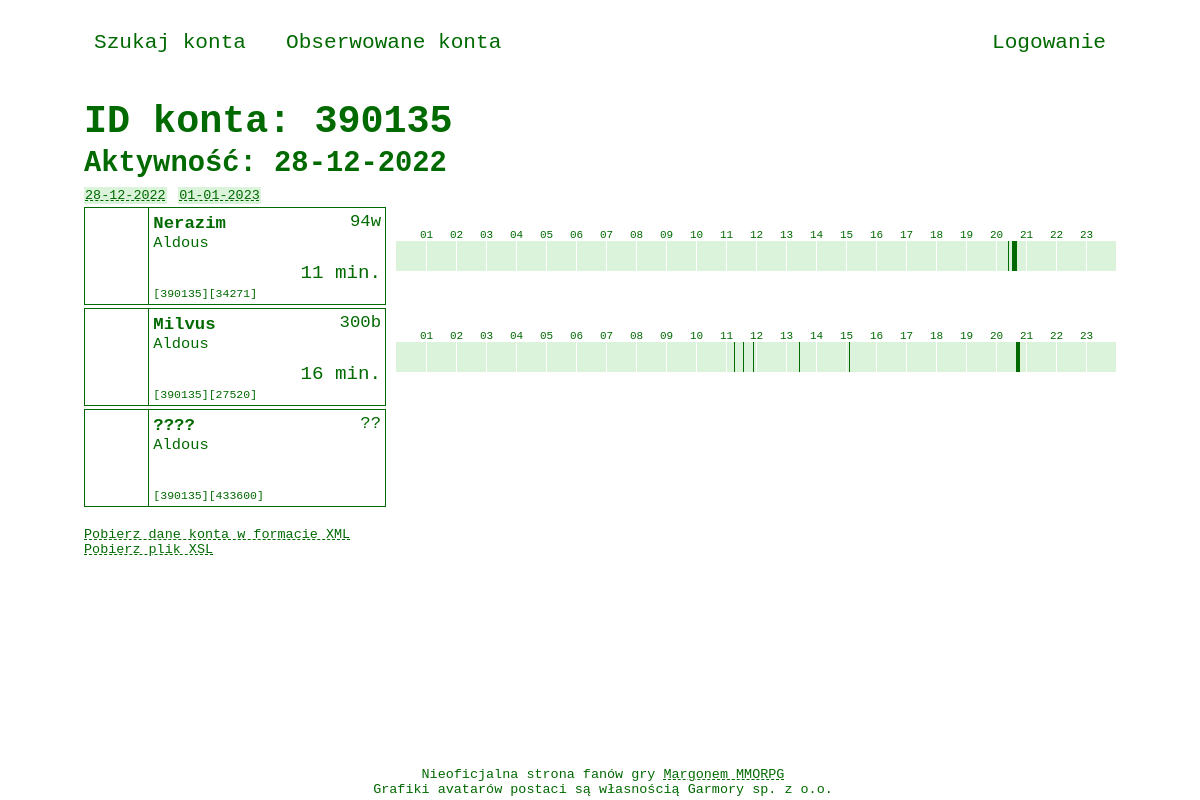
The app's page /stats/390135/2022-12-28, older data.
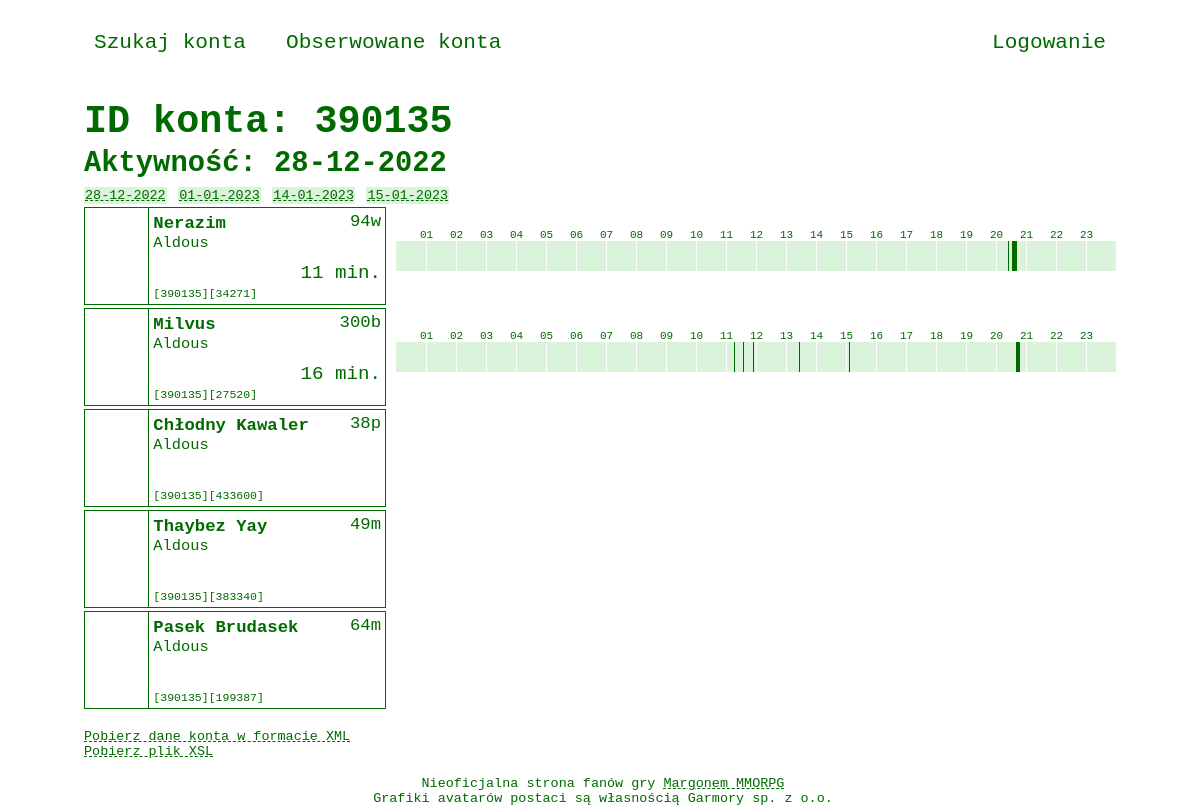
The same page, newer data.
### stats/models.py (models this page shows, shortened)
class Account(models.Model):
    aid = models.IntegerField(primary_key=True)

class Character(models.Model):
    class Profession(models.TextChoices):
        WARRIOR = 'w'
        MAGE = 'm'
        HUNTER = 'h'
        TRACKER = 't'
        PALADIN = 'p'
        BLADE_DANCER = 'b'
    account = models.ForeignKey(Account, on_delete=models.CASCADE)
    cid = models.IntegerField()
    world = models.CharField(max_length=10)
    nick = models.CharField(max_length=40, blank=True)
    lvl = models.SmallIntegerField(blank=True, null=True)
    prof = models.CharField(max_length=1, choices=Profession.choices, default=Profession.WARRIOR)
    avatar_url = models.CharField(max_length=200, blank=True)
    @property
    def nick_or_null(self) -> str:
        return "????" if len(self.nick) == 0 else self.nick
    @property
    def lvl_prof_or_null(self) -> str:
        return "??" if self.lvl is None else f"{self.lvl}{self.prof}"

class Activity(models.Model):
    character = models.ForeignKey(Character, on_delete=models.CASCADE)
    date = models.DateField(auto_now_add=True)
    activity = models.BinaryField(max_length=180, default=activity_default)  # 60 * 24 / 8
    @property
    def total_minutes(self) -> int:
        return self.__bits_unpacked.sum()
    @property
    def activity_time(self) -> str:
        total_minutes = self.total_minutes
        hours = int(total_minutes // 60)
        minutes = int(total_minutes % 60)
        str_ = f"{minutes} min."
        if hours > 0:
            str_ = f"{hours} godz. " + str_
        return str_
    @property
    def activity_plot(self):
        plot_width = 720
        bits = self.__bits_unpacked
        start_end_list = self.__get_start_end_list(bits)
        div_list = []
        for i in range(60, 1440, 60):
            left = round(i * plot_width / 1440, 4) + 10
            div_line = f"""<div class="activity-plot-hour-line" style="left: {left}px;"></div>"""
            div_list.append(div_line)
            hour = f"{i // 60:02d}"
            div_hour = f"""<div class="activity-plot-hour" style="left: {left - 6}px;">{hour}</div>"""
            div_list.append(div_hour)
        for (start, end) in start_end_list:
            left = round(start * plot_width / 1440, 4) + 10
            width = round((end - start) * plot_width / 1440, 4)
            div = f"""<div class="activity-plot-line" style="left: {left}px; width: {width}px;"></div>"""
            div_list.append(div)
        return "\n".join(div_list)
    @property
    def __bits_unpacked(self) -> np.ndarray:
        return np.unpackbits(np.asarray(bytearray(self.activity)))
    @staticmethod
    def __get_start_end_list(bits: np.ndarray) -> List[Tuple[int, int]]:
        start_end_list = []
        start = None
        for i in range(0, len(bits)):
            if bits[i] == 1 and start is None:
                start = i
            if bits[i] == 0 and start is not None:
                start_end_list.append((start, i))
                start = None
        if start is not None:
            start_end_list.append((start, len(bits)))
        return start_end_list

### stats/views.py (the view, shortened to what this page needs)
# urls.py: path('<int:aid>/<date:activity_date>', views.DetailView.as_view(), name='detail'),
class DetailView(View):
    http_method_names = ['get']
    def get(self, request, aid: int, activity_date: date):
        try:
            account = Account.objects.get(pk=aid)
        except Account.DoesNotExist:
            request.session['account_not_exists'] = {'aid': aid, 'activity_date': activity_date.strftime("%Y-%m-%d")}
            return redirect('stats:index')
        unauthenticated_follow_attempt = self.handle_follow(request, account)
        real_activity_date, character_activity_list = self.get_activity(request, account, activity_date)
        all_activity_dates = self.get_all_activity_dates(account)
        context = {
            'account': account,
            'unauthenticated_follow_attempt': unauthenticated_follow_attempt,
            'character_activity_list': character_activity_list,
            'activity_date': activity_date,
            'real_activity_date': real_activity_date,
            'all_activity_dates': all_activity_dates
        }
        return render(request, 'stats/detail.html', context)
    @staticmethod
    def handle_follow(request, account: Account):
        unauthenticated_follow_attempt = False
        if request.session.get('follow', False):
            request.session.pop('follow', None)
            if request.user.is_authenticated:
                Following.objects.get_or_create(user=request.user, account=account)
            else:
                unauthenticated_follow_attempt = True
        return unauthenticated_follow_attempt
    @classmethod
    def get_activity(cls, request, account: Account, activity_date: date):
        characters = Character.objects.filter(account=account)
        activity_query_set, real_activity_date = cls.get_activity_query_set(request, account, activity_date)
        character_activity_list = cls.get_character_activity_list(characters, activity_query_set)
        return real_activity_date, character_activity_list
    @staticmethod
    def get_activity_query_set(request, account: Account, activity_date: date):
        activity_query_set = Activity.objects.filter(character__account=account, date=activity_date)
        real_activity_date = activity_date
        return activity_query_set, real_activity_date
    @staticmethod
    def get_character_activity_list(characters: QuerySet[Character], activity_query_set: QuerySet[Activity]):
        character_activity_list = []
        for character in characters:
            try:
                activity = activity_query_set.get(character=character)
            except Activity.DoesNotExist:
                activity = None
            character_activity_list.append((character, activity))
        return character_activity_list
    @staticmethod
    def get_all_activity_dates(account: Account):
        return (
            Activity.objects.filter(character__account=account)
            .values_list('date', flat=True)
            .distinct()
            .order_by('date')
        )

### stats/converters.py (called while the page is built)
    def to_python(self, value) -> date:
        return datetime.strptime(value, self.format).date()

    def to_url(self, value) -> str:
        return value.strftime(self.format)

### stats/templates/stats/detail.html (shortened to what this page needs)
{% extends "stats/base.html" %}
{% block content %}
    {% load static %}
    <link rel="stylesheet" href="{% static 'stats/css/detail.css' %}">
    <h1>ID konta: {{ account.aid }}</h1>
    <h2>Aktywność: {{ real_activity_date|date:"d-m-Y" }}</h2>
    <div id="all-activity-dates">
        {% for aad in all_activity_dates %}
            <a href="{% url 'stats:detail' account.aid aad %}">{{ aad|date:"d-m-Y" }}</a>
        {% endfor %}
    </div>
    {% include "stats/char_box_and_plot.html" with character_activity_list=character_activity_list only %}
    <div id="export">
        <a href="{% url 'stats:export' account.aid %}" download>Pobierz dane konta w formacie XML</a>
        <br>
        <a href="{% static 'stats/xml/meno-stats.xsl' %}" download>Pobierz plik XSL</a>
    </div>
{% endblock %}

### stats/templates/stats/base.html (shortened to what this page needs)
<!DOCTYPE html>
<html lang="pl">
<head>
    {% load static %}
    <link rel="stylesheet" href="{% static 'stats/css/base.css' %}">
</head>
<body>
<nav>
    <a id="account-search-navbar" href="{% url 'stats:index' %}">Szukaj konta</a>
    <a id="following-navbar" href="{% url 'stats:following' %}">Obserwowane konta</a>
    {% if user.is_authenticated %}
        <a id="logout-navbar" href="{% url 'stats:logout' %}">Wyloguj: {{ user.username }}</a>
    {% else %}
        <a id="login-navbar" href="{% url 'stats:login' %}">Logowanie</a>
    {% endif %}
</nav>
{% block content %}Pusto :({% endblock %}
<footer>
    Nieoficjalna strona fanów gry <a target="_blank" href="https://www.margonem.pl/">Margonem MMORPG</a><br>
    Grafiki avatarów postaci są własnością Garmory sp. z o.o.
</footer>
</body>
</html>

### stats/templates/stats/char_box_and_plot.html (shortened to what this page needs)
{% load static %}
<link rel="stylesheet" href="{% static 'stats/css/char_box_and_plot.css' %}">
{% for character, activity in character_activity_list %}
    <div class="char-box-and-plot">
        <div class="char-box">
            <div class="char-box-img"
                 style="background-image:
                         {% if character.avatar_url %}
                             url('https://micc.garmory-cdn.cloud/obrazki/postacie{{ character.avatar_url }}'); background-size: 256px 384px;
                         {% else %}
                             url('https://unia.margonem.pl/img/def-npc.gif'); background-size: 64px 96px;
                         {% endif %}">
            </div>
            <div class="char-box-info">
                <span class="char-box-nick">{{ character.nick_or_null }}</span>
                <span class="char-box-lvl-prof">{{ character.lvl_prof_or_null }}</span>
                <div class="char-box-world">{{ character.world }}</div>
                <div class="char-box-aid">[{{ character.account_id }}][{{ character.cid }}]</div>
                {% if activity %}
                    <div class="char-box-activity-time">
                        {{ activity.activity_time }}
                    </div>
                {% endif %}
            </div>
        </div>
        {% if activity %}
            <div class="activity-plot">
                {{ activity.activity_plot|safe }}
            </div>
        {% endif %}
    </div>
{% endfor %}

### stats/static/stats/css/base.css (style rules this page uses)
body { background-color: #ffffff; width: 1032px; margin: auto; padding: 0; font-family: Andale Mono, monospace; font-size: 1.2em; font-stretch: semi-expanded; color: #006900; }
div, h1, h2, h3, h4, a, label, footer, nav { user-select: none; }
a { color: inherit; text-decoration: underline dashed #006900 1px; }
a:link { color: inherit; }
nav { width: 100%; height: 40px; margin: 20px 0 40px 0; font-size: 1.1em; }
nav > a { float: left; padding: 10px; text-align: center; text-decoration: none; }
nav > a:last-child { float: right; }
nav > a:not(:last-child) { margin-right: 20px; }
footer { background-color: white; position: fixed; bottom: 0; width: 1032px; padding: 3px; text-align: center; font-size: 0.7em; }

### stats/static/stats/css/detail.css (style rules this page uses)
h1, h2 { margin: 3px 0 3px 0; }
#all-activity-dates { margin-bottom: 2px; }
#all-activity-dates > a { background-color: #daf3da; padding: 1px; font-size: 0.7em; }
#export { font-size: 0.7em; margin: 20px 0 50px 0; }

### stats/static/stats/css/char_box_and_plot.css (style rules this page uses)
.char-box-and-plot { height: 98px; width: 1032px; display: flex; margin-bottom: 3px; }
.char-box { height: 96px; width: 300px; border: 1px solid #006900; display: flex; position: relative; }
.char-box-img { width: 64px; height: 96px; border-right: 1px solid #006900; image-rendering: pixelated; }
.char-box-info { padding: 4px; width: 230px; }
.char-box-nick { font-weight: bold; font-size: 0.9em; }
.char-box-lvl-prof { float: right; font-size: 0.9em; }
.char-box-world { font-size: 0.8em; text-transform: capitalize; }
.char-box-aid { font-size: 0.6em; position: absolute; bottom: 4px; user-select: text; }
.char-box-activity-time { position: absolute; bottom: 20px; right: 4px; }
.activity-plot-line { position: absolute; height: 30px; top: 34px; background-color: #006900; }
.activity-plot { width: 730px; height: 98px; position: relative; }
.activity-plot-hour { height: 10px; position: absolute; top: 22px; background-color: white; color: #006900; font-size: 11px; text-align: center; }

Row changes from the older to the newer data that the page shows:
changed Character: nick_or_null "????" → "Chłodny Kawaler"; lvl_prof_or_null "??" → "38p"
added Character: nick_or_null "Thaybez Yay", lvl_prof_or_null "49m", world "Aldous", account_id "390135", cid "383340"
added Character: nick_or_null "Pasek Brudasek", lvl_prof_or_null "64m", world "Aldous", account_id "390135", cid "199387"
Text that changed along with them:
new list line: "14-01-2023"
new list line: "15-01-2023"
